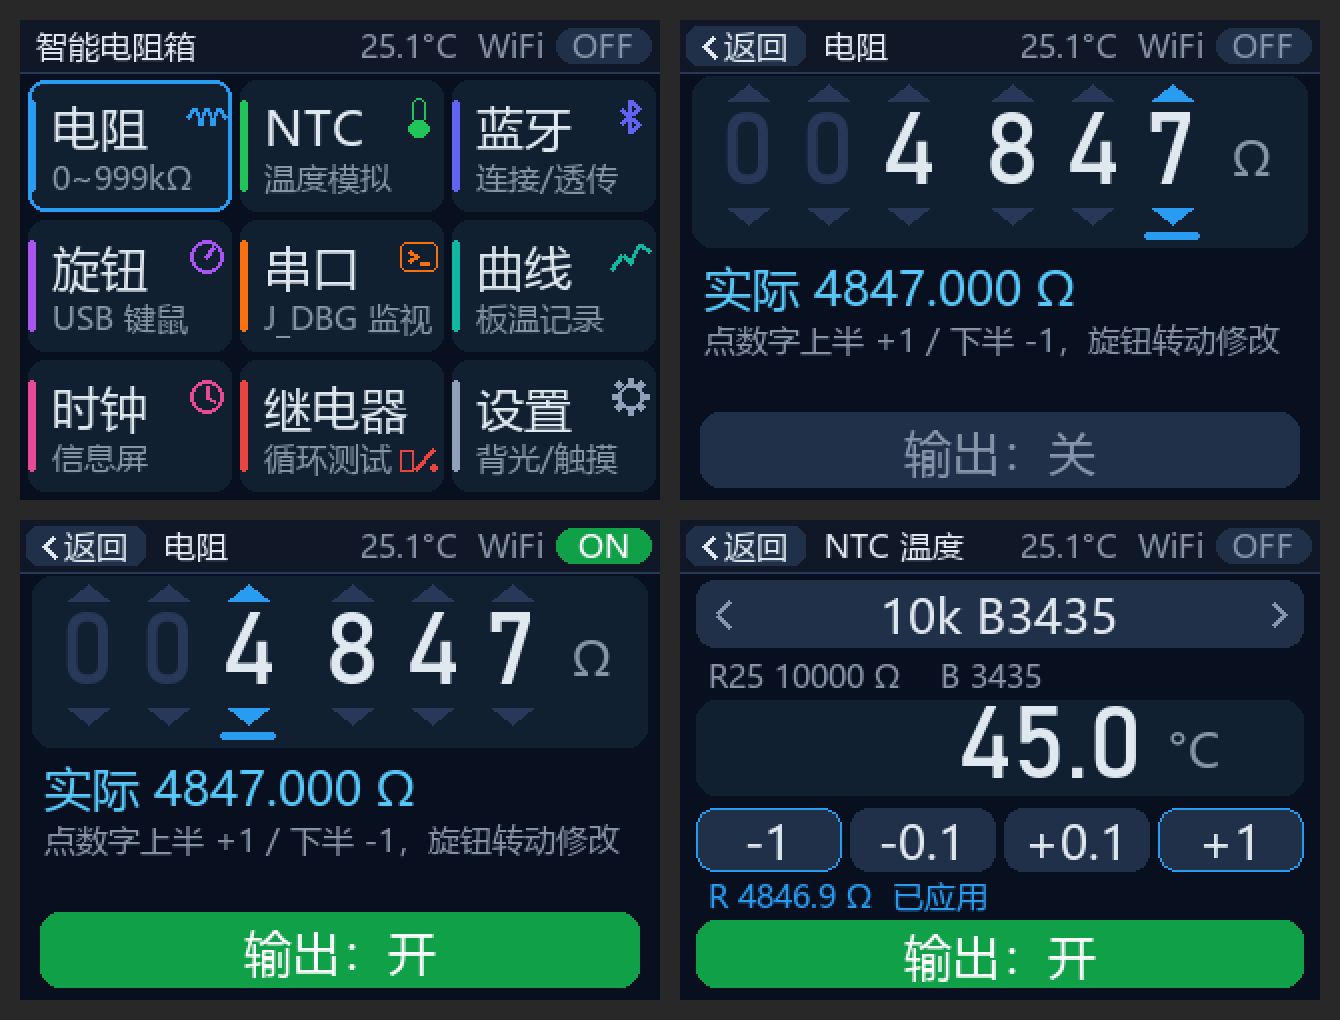

Source code (Python):
"""Preview of the planned TFT look (320x240), drawn with the same primitives the firmware uses."""
import math, os, sys
from PIL import Image, ImageDraw, ImageFont

OUT = os.path.dirname(os.path.abspath(__file__))
YAHEI = r'C:\Windows\Fonts\msyh.ttc'
F16 = ImageFont.truetype(YAHEI, 16)
F24 = ImageFont.truetype(YAHEI, 24)
F7 = ImageFont.truetype(r'C:\Windows\Fonts\bahnschrift.ttf', 50)

def c565(h):
    r, g, b = int(h[1:3], 16), int(h[3:5], 16), int(h[5:7], 16)
    return (r & 0xF8, g & 0xFC, b & 0xF8)

BG = c565('#0B1220'); CARD = c565('#172133'); BTN = c565('#25334D'); BORDER = c565('#2A3A58')
FG = c565('#E5E9F0'); DIM = c565('#8B97AB'); ACC = c565('#2A9DF4'); ON = c565('#16A34A'); RED = c565('#DC2626')
BAR = c565('#111A2B')
HOME = [('电阻', '0~999kΩ', '#2A9DF4'), ('NTC', '温度模拟', '#22C55E'), ('蓝牙', '连接/透传', '#6366F1'),
        ('旋钮', 'USB 键鼠', '#A855F7'), ('串口', 'J_DBG 监视', '#F97316'), ('曲线', '板温记录', '#14B8A6'),
        ('时钟', '信息屏', '#EC4899'), ('继电器', '循环测试', '#EF4444'), ('设置', '背光/触摸', '#94A3B8')]

def new():
    im = Image.new('RGB', (320, 240), BG)
    return im, ImageDraw.Draw(im)

def rr(d, x, y, w, h, r, fill=None, outline=None):
    d.rounded_rectangle((x, y, x + w - 1, y + h - 1), r, fill=fill, outline=outline)

def text(d, s, x, y, font, fill, anchor='la'):
    d.text((x, y), s, font=font, fill=fill, anchor=anchor)

def status_bar(d, title, home=False, out=False):
    d.rectangle((0, 0, 319, 25), fill=BAR)
    d.line((0, 26, 319, 26), fill=BORDER)
    x = 8
    if not home:
        rr(d, 3, 3, 60, 20, 6, fill=BTN)
        d.line((12, 13, 17, 8), fill=FG, width=2); d.line((12, 13, 17, 18), fill=FG, width=2)
        text(d, '返回', 22, 13, F16, FG, 'lm')
        x = 72
    text(d, title, x, 13, F16, FG, 'lm')
    text(d, '25.1°C  WiFi', 262, 13, F16, DIM, 'rm')
    rr(d, 268, 4, 48, 18, 9, fill=ON if out else BTN)
    text(d, 'ON' if out else 'OFF', 292, 13, F16, (255, 255, 255) if out else DIM, 'mm')

def icon(d, i, cx, cy, col):
    if i == 0:
        pts = [(cx - 9, cy)] + [(cx - 6 + k * 3, cy + (-4 if k % 2 == 0 else 4)) for k in range(5)] + [(cx + 9, cy)]
        d.line(pts, fill=col, width=2)
    elif i == 1:
        rr(d, cx - 3, cy - 9, 7, 13, 3, outline=col); d.ellipse((cx - 5, cy + 2, cx + 5, cy + 10), fill=col)
    elif i == 2:
        d.line([(cx - 5, cy - 4), (cx + 4, cy + 4), (cx, cy + 8), (cx, cy - 8), (cx + 4, cy - 4), (cx - 5, cy + 4)], fill=col, width=2)
    elif i == 3:
        d.ellipse((cx - 8, cy - 8, cx + 8, cy + 8), outline=col, width=2); d.line((cx, cy, cx + 4, cy - 5), fill=col, width=2)
    elif i == 4:
        rr(d, cx - 9, cy - 7, 19, 15, 3, outline=col); d.line([(cx - 5, cy - 3), (cx - 1, cy), (cx - 5, cy + 3)], fill=col, width=2)
        d.line((cx + 1, cy + 3, cx + 5, cy + 3), fill=col, width=2)
    elif i == 5:
        d.line([(cx - 9, cy + 6), (cx - 4, cy - 1), (cx, cy + 3), (cx + 5, cy - 6), (cx + 9, cy - 3)], fill=col, width=2)
    elif i == 6:
        d.ellipse((cx - 8, cy - 8, cx + 8, cy + 8), outline=col, width=2); d.line([(cx, cy - 5), (cx, cy), (cx + 4, cy + 2)], fill=col, width=2)
    elif i == 7:
        d.rectangle((cx - 9, cy - 3, cx - 3, cy + 7), outline=col); d.line((cx - 1, cy + 6, cx + 8, cy - 4), fill=col, width=2)
        d.ellipse((cx + 6, cy + 4, cx + 9, cy + 7), fill=col)
    else:
        for k in range(8):
            a = k * math.pi / 4
            d.line((cx + 6 * math.cos(a), cy + 6 * math.sin(a), cx + 9 * math.cos(a), cy + 9 * math.sin(a)), fill=col, width=3)
        d.ellipse((cx - 6, cy - 6, cx + 6, cy + 6), outline=col, width=2)

def home(sel=0):
    im, d = new()
    status_bar(d, '智能电阻箱', home=True)
    for i, (t, s, col) in enumerate(HOME):
        x, y = 4 + (i % 3) * 106, 30 + (i // 3) * 70
        col = c565(col)
        rr(d, x, y, 102, 66, 8, fill=CARD)
        d.rounded_rectangle((x, y + 10, x + 3, y + 55), 2, fill=col)
        if i == sel:
            rr(d, x, y, 102, 66, 8, outline=ACC); rr(d, x + 1, y + 1, 100, 64, 7, outline=ACC)
        text(d, t, x + 12, y + 23, F24, FG, 'lm')
        text(d, s, x + 12, y + 49, F16, DIM, 'lm')
        tw, sw = d.textlength(t, font=F24), d.textlength(s, font=F16)
        left = 102 - 13 - 10
        if 12 + tw + 3 <= left: icon(d, i, x + 89, y + 18, col)
        elif 12 + sw + 3 <= left: icon(d, i, x + 89, y + 48, col)
    return im

def resistor(value=4847, field=5, out=False):
    im, d = new()
    status_bar(d, '电阻', out=out)
    rr(d, 6, 28, 308, 86, 10, fill=CARD)
    digits = f'{value:06d}'
    leading = True
    for i, ch in enumerate(digits):
        x = 18 + i * 40 + (12 if i >= 3 else 0)
        if ch != '0' or i == 5:
            leading = False
        d.polygon([(x + 6, 40), (x + 26, 40), (x + 16, 32)], fill=BORDER if i != field else ACC)
        d.polygon([(x + 6, 94), (x + 26, 94), (x + 16, 102)], fill=BORDER if i != field else ACC)
        text(d, ch, x + 16, 67, F7, BORDER if leading else FG, 'mm')
        if i == field:
            rr(d, x + 2, 106, 28, 4, 2, fill=ACC)
    text(d, 'Ω', 286, 68, F24, DIM, 'mm')
    text(d, '实际 4847.000 Ω', 12, 133, F24, c565('#5CC8FF'), 'lm')
    text(d, '点数字上半 +1 / 下半 -1，旋钮转动修改', 12, 160, F16, DIM, 'lm')
    if out:
        rr(d, 10, 196, 300, 38, 10, fill=ON)
        text(d, '输出：开', 160, 215, F24, (255, 255, 255), 'mm')
    else:
        rr(d, 10, 196, 300, 38, 10, fill=BTN)
        text(d, '输出：关', 160, 215, F24, DIM, 'mm')
    return im

def ntc():
    im, d = new()
    status_bar(d, 'NTC 温度')
    rr(d, 8, 30, 304, 34, 9, fill=BTN)
    d.line([(24, 41), (18, 47), (24, 53)], fill=DIM, width=2); d.line([(296, 41), (302, 47), (296, 53)], fill=DIM, width=2)
    text(d, '10k B3435', 160, 47, F24, FG, 'mm')
    text(d, 'R25 10000 Ω    B 3435', 14, 78, F16, DIM, 'lm')
    rr(d, 8, 90, 304, 48, 10, fill=CARD)
    text(d, '45.0', 232, 114, F7, FG, 'rm')
    text(d, '°C', 244, 114, F24, DIM, 'lm')
    for i, s in enumerate(['-1', '-0.1', '+0.1', '+1']):
        rr(d, 8 + i * 77, 144, 73, 32, 9, fill=BTN, outline=ACC if i in (0, 3) else None)
        text(d, s, 8 + i * 77 + 36, 160, F24, FG, 'mm')
    text(d, 'R 4846.9 Ω  已应用', 14, 188, F16, ACC, 'lm')
    rr(d, 8, 200, 304, 34, 10, fill=ON)
    text(d, '输出：开', 160, 217, F24, (255, 255, 255), 'mm')
    return im

shots = [home(), resistor(), resistor(out=True, field=2), ntc()]
sheet = Image.new('RGB', (2 * 320 + 30, 2 * 240 + 30), (40, 40, 40))
for k, im in enumerate(shots):
    sheet.paste(im, (10 + (k % 2) * 330, 10 + (k // 2) * 250))
sheet = sheet.resize((sheet.width * 2, sheet.height * 2), Image.NEAREST)
sheet.save(os.path.join(OUT, 'ui_preview.png'))
